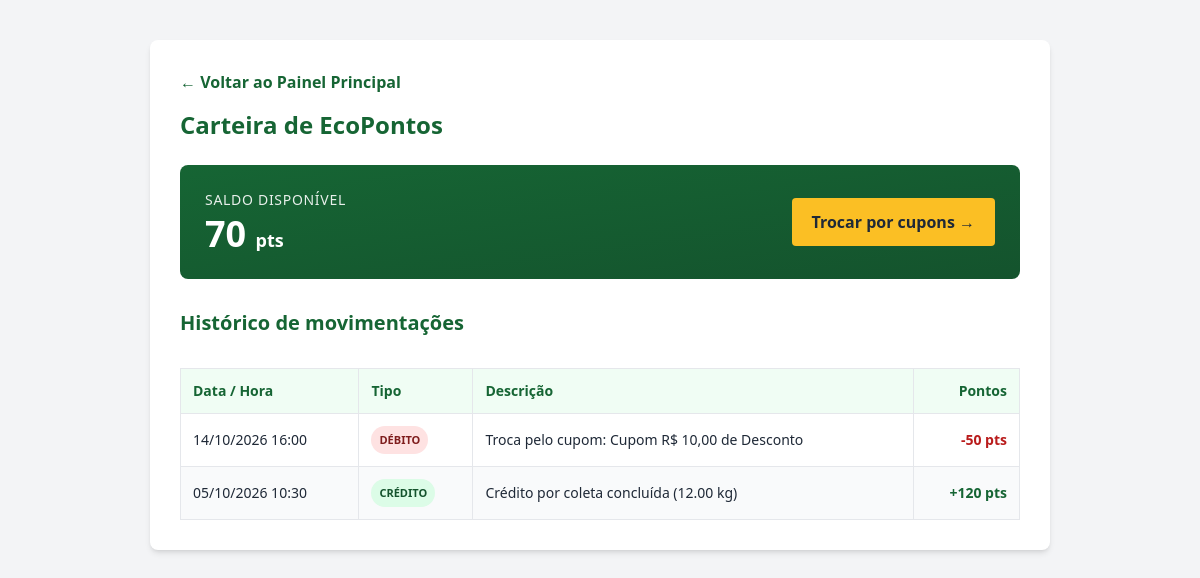
/Logs/carteira.php (signed in), run on the app's committed database.
### tables this page shows
CREATE TABLE participante (
    id INT AUTO_INCREMENT PRIMARY KEY,
    usuario_id INT NOT NULL UNIQUE,
    telefone VARCHAR(20) NOT NULL,
    endereco VARCHAR(150) NOT NULL,
    bairro VARCHAR(80) NOT NULL,
    saldo_ecopontos INT NOT NULL DEFAULT 0 CHECK (saldo_ecopontos >= 0),
    CONSTRAINT fk_participante_usuario FOREIGN KEY (usuario_id)
        REFERENCES usuario(id) ON DELETE CASCADE ON UPDATE CASCADE
);

CREATE TABLE movimentacao_ecopontos (
    id INT AUTO_INCREMENT PRIMARY KEY,
    participante_id INT NOT NULL,
    tipo ENUM('CREDITO', 'DEBITO') NOT NULL,
    quantidade INT NOT NULL CHECK (quantidade > 0),
    data_movimentacao DATETIME DEFAULT CURRENT_TIMESTAMP,
    descricao VARCHAR(255) NOT NULL,
    coleta_id INT NULL UNIQUE,
    troca_id INT NULL UNIQUE,
    CONSTRAINT fk_mov_participante FOREIGN KEY (participante_id)
        REFERENCES participante(id) ON DELETE RESTRICT ON UPDATE CASCADE,
    CONSTRAINT fk_mov_coleta FOREIGN KEY (coleta_id)
        REFERENCES coleta(id) ON DELETE RESTRICT ON UPDATE CASCADE,
    CONSTRAINT fk_mov_troca FOREIGN KEY (troca_id)
        REFERENCES troca_cupom(id) ON DELETE RESTRICT ON UPDATE CASCADE
);

### Models/Participante.php (called while the page is built, shortened)
<?php
class Participante
{
    private PDO $pdo;
    public function __construct(PDO $pdo)
    {
        $this->pdo = $pdo;
    }
    public function buscarPorUsuarioId(int $usuarioId): ?array
    {
        $sql = "SELECT p.*, u.nome, u.email
                FROM participante p
                JOIN usuario u ON p.usuario_id = u.id
                WHERE p.usuario_id = :usuario_id";
        $stmt = $this->pdo->prepare($sql);
        $stmt->execute([':usuario_id' => $usuarioId]);
        return $stmt->fetch(PDO::FETCH_ASSOC) ?: null;
    }
}

### Models/Carteira.php (called while the page is built)
<?php
class Carteira
{
    private PDO $pdo;
    public function __construct(PDO $pdo)
    {
        $this->pdo = $pdo;
    }
    public function listarExtrato(int $participanteId): array
    {
        $sql = "SELECT tipo, quantidade, data_movimentacao, descricao
                FROM movimentacao_ecopontos
                WHERE participante_id = :participante_id
                ORDER BY data_movimentacao DESC, id DESC";
        $stmt = $this->pdo->prepare($sql);
        $stmt->execute([':participante_id' => $participanteId]);
        return $stmt->fetchAll(PDO::FETCH_ASSOC);
    }
}

### Logs/carteira.php (the view, shortened to what this page needs)
<?php
require_once __DIR__ . '/../Config/database.php';
require_once __DIR__ . '/../Models/Participante.php';
require_once __DIR__ . '/../Models/Carteira.php';
$participanteModel = new Participante($pdo);
$carteiraModel     = new Carteira($pdo);
$participante = $participanteModel->buscarPorUsuarioId((int)$_SESSION['usuario_id']);
$saldo = 0;
$extrato = [];
if ($participante) {
    $saldo = (int)$participante['saldo_ecopontos'];
    $extrato = $carteiraModel->listarExtrato((int)$participante['id']);
}
?>
<!DOCTYPE html>
<html lang="pt-BR">
<head>
    <script src="https://cdn.tailwindcss.com"></script>
</head>
<body class="min-h-screen bg-gray-100 p-5 font-sans text-gray-800">
<div class="mx-auto my-5 max-w-[900px] rounded-lg bg-white p-6 shadow-md sm:p-[30px]">
    <div class="mb-[15px]">
        <a href="../index.php" class="font-bold text-green-800 no-underline hover:text-green-900">&larr; Voltar ao Painel Principal</a>
    </div>
    <h2 class="mb-6 mt-0 text-2xl font-bold text-green-800">Carteira de EcoPontos</h2>
    <?php if (!$participante): ?>
        <div class="rounded border border-gray-300 bg-gray-200 px-[15px] py-3 text-sm text-gray-700">Sua conta não possui carteira de EcoPontos. A carteira existe apenas para participantes.</div>
    <?php else: ?>
        <div class="my-5 mb-[30px] flex flex-col justify-between gap-5 rounded-lg bg-gradient-to-br from-green-800 to-green-900 p-6 text-white sm:flex-row sm:items-center sm:p-[25px]">
            <div>
                <div class="mb-1 text-sm uppercase tracking-wider opacity-90">Saldo disponível</div>
                <div class="text-4xl font-bold"><?= number_format($saldo, 0, ',', '.') ?> <small class="text-lg">pts</small></div>
            </div>
            <a href="troca_cupom.php" class="rounded bg-amber-400 px-5 py-3 font-bold text-gray-800 no-underline hover:bg-amber-500">Trocar por cupons &rarr;</a>
        </div>
        <h3 class="mb-4 mt-0 text-xl font-bold text-green-800">Histórico de movimentações</h3>
        <div class="overflow-x-auto">
        <table class="mt-[15px] w-full border-collapse">
            <thead>
                <tr>
                    <th class="border border-gray-200 bg-green-50 p-3 text-left text-sm text-green-800">Data / Hora</th>
                    <th class="border border-gray-200 bg-green-50 p-3 text-left text-sm text-green-800">Tipo</th>
                    <th class="border border-gray-200 bg-green-50 p-3 text-left text-sm text-green-800">Descrição</th>
                    <th class="border border-gray-200 bg-green-50 p-3 text-right text-sm text-green-800">Pontos</th>
                </tr>
            </thead>
            <tbody>
                <?php if (empty($extrato)): ?>
                    <tr><td colspan="4" class="border border-gray-200 p-6 text-center text-gray-500">Nenhuma movimentação até o momento.</td></tr>
                <?php else: ?>
                    <?php foreach ($extrato as $m): ?>
                        <?php $credito = ($m['tipo'] === 'CREDITO'); ?>
                        <tr class="even:bg-gray-50">
                            <td class="border border-gray-200 p-3 text-sm"><?= date('d/m/Y H:i', strtotime($m['data_movimentacao'])) ?></td>
                            <td class="border border-gray-200 p-3 text-sm">
                                <span class="inline-block rounded-full px-2 py-1 text-[11px] font-bold <?= $credito ? 'bg-green-100 text-green-900' : 'bg-red-100 text-red-900' ?>">
                                    <?= $credito ? 'CRÉDITO' : 'DÉBITO' ?>
                                </span>
                            </td>
                            <td class="border border-gray-200 p-3 text-sm"><?= htmlspecialchars($m['descricao']) ?></td>
                            <td class="border border-gray-200 p-3 text-right text-sm font-bold <?= $credito ? 'text-green-800' : 'text-red-700' ?>">
                                <?= $credito ? '+' : '-' ?><?= number_format((int)$m['quantidade'], 0, ',', '.') ?> pts
                            </td>
                        </tr>
                    <?php endforeach; ?>
                <?php endif; ?>
            </tbody>
        </table>
        </div>
    <?php endif; ?>
</div>
</body>
</html>

### data on the page
participante: saldo_ecopontos "70"
movimentacao_ecopontos: data_movimentacao "14/10/2026 16:00", tipo "DÉBITO", descricao "Troca pelo cupom: Cupom R$ 10,00 de Desconto", quantidade "50"
movimentacao_ecopontos: data_movimentacao "05/10/2026 10:30", tipo "CRÉDITO", descricao "Crédito por coleta concluída (12.00 kg)", quantidade "120"
